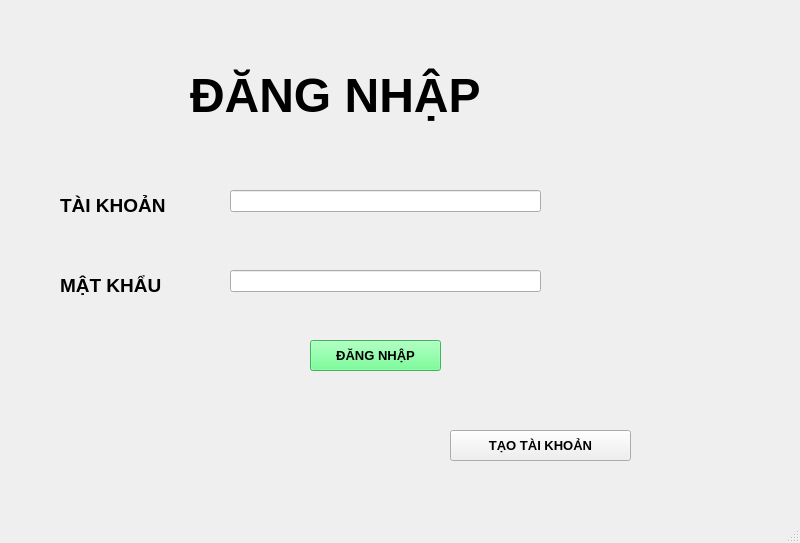
<?xml version="1.0" encoding="UTF-8"?>
<ui version="4.0">
 <class>MainWindow</class>
 <widget class="QMainWindow" name="MainWindow">
  <property name="geometry">
   <rect>
    <x>0</x>
    <y>0</y>
    <width>800</width>
    <height>543</height>
   </rect>
  </property>
  <property name="windowTitle">
   <string>MainWindow</string>
  </property>
  <property name="styleSheet">
   <string notr="true">background-color:rgbrgb(170, 255, 255)</string>
  </property>
  <widget class="QWidget" name="centralwidget">
   <widget class="QLabel" name="label">
    <property name="geometry">
     <rect>
      <x>190</x>
      <y>40</y>
      <width>411</width>
      <height>111</height>
     </rect>
    </property>
    <property name="font">
     <font>
      <pointsize>36</pointsize>
      <weight>75</weight>
      <bold>true</bold>
     </font>
    </property>
    <property name="styleSheet">
     <string notr="true">forn:rgb(85, 255, 127)</string>
    </property>
    <property name="text">
     <string>ĐĂNG NHẬP</string>
    </property>
   </widget>
   <widget class="QLabel" name="label_2">
    <property name="geometry">
     <rect>
      <x>60</x>
      <y>190</y>
      <width>151</width>
      <height>31</height>
     </rect>
    </property>
    <property name="font">
     <font>
      <pointsize>14</pointsize>
      <weight>75</weight>
      <bold>true</bold>
     </font>
    </property>
    <property name="text">
     <string>TÀI KHOẢN</string>
    </property>
   </widget>
   <widget class="QLabel" name="label_3">
    <property name="geometry">
     <rect>
      <x>60</x>
      <y>270</y>
      <width>151</width>
      <height>31</height>
     </rect>
    </property>
    <property name="font">
     <font>
      <pointsize>14</pointsize>
      <weight>75</weight>
      <bold>true</bold>
     </font>
    </property>
    <property name="text">
     <string>MẬT KHẨU</string>
    </property>
   </widget>
   <widget class="QLineEdit" name="tai_khoan">
    <property name="geometry">
     <rect>
      <x>230</x>
      <y>190</y>
      <width>311</width>
      <height>22</height>
     </rect>
    </property>
    <property name="text">
     <string/>
    </property>
   </widget>
   <widget class="QLineEdit" name="mat_khau">
    <property name="geometry">
     <rect>
      <x>230</x>
      <y>270</y>
      <width>311</width>
      <height>22</height>
     </rect>
    </property>
    <property name="text">
     <string/>
    </property>
    <property name="echoMode">
     <enum>QLineEdit::Password</enum>
    </property>
   </widget>
   <widget class="QPushButton" name="dang_nhap">
    <property name="geometry">
     <rect>
      <x>310</x>
      <y>340</y>
      <width>131</width>
      <height>31</height>
     </rect>
    </property>
    <property name="font">
     <font>
      <pointsize>10</pointsize>
      <weight>75</weight>
      <bold>true</bold>
     </font>
    </property>
    <property name="styleSheet">
     <string notr="true">background-color:rgb(85, 255, 127)</string>
    </property>
    <property name="text">
     <string>ĐĂNG NHẬP</string>
    </property>
   </widget>
   <widget class="QPushButton" name="tao_tk">
    <property name="geometry">
     <rect>
      <x>450</x>
      <y>430</y>
      <width>181</width>
      <height>31</height>
     </rect>
    </property>
    <property name="font">
     <font>
      <pointsize>10</pointsize>
      <weight>75</weight>
      <bold>true</bold>
     </font>
    </property>
    <property name="styleSheet">
     <string notr="true">background-font:rgb(255, 139, 7)</string>
    </property>
    <property name="text">
     <string>TẠO TÀI KHOẢN</string>
    </property>
   </widget>
  </widget>
  <widget class="QMenuBar" name="menubar">
   <property name="geometry">
    <rect>
     <x>0</x>
     <y>0</y>
     <width>800</width>
     <height>26</height>
    </rect>
   </property>
  </widget>
  <widget class="QStatusBar" name="statusbar"/>
 </widget>
 <resources/>
 <connections/>
</ui>
